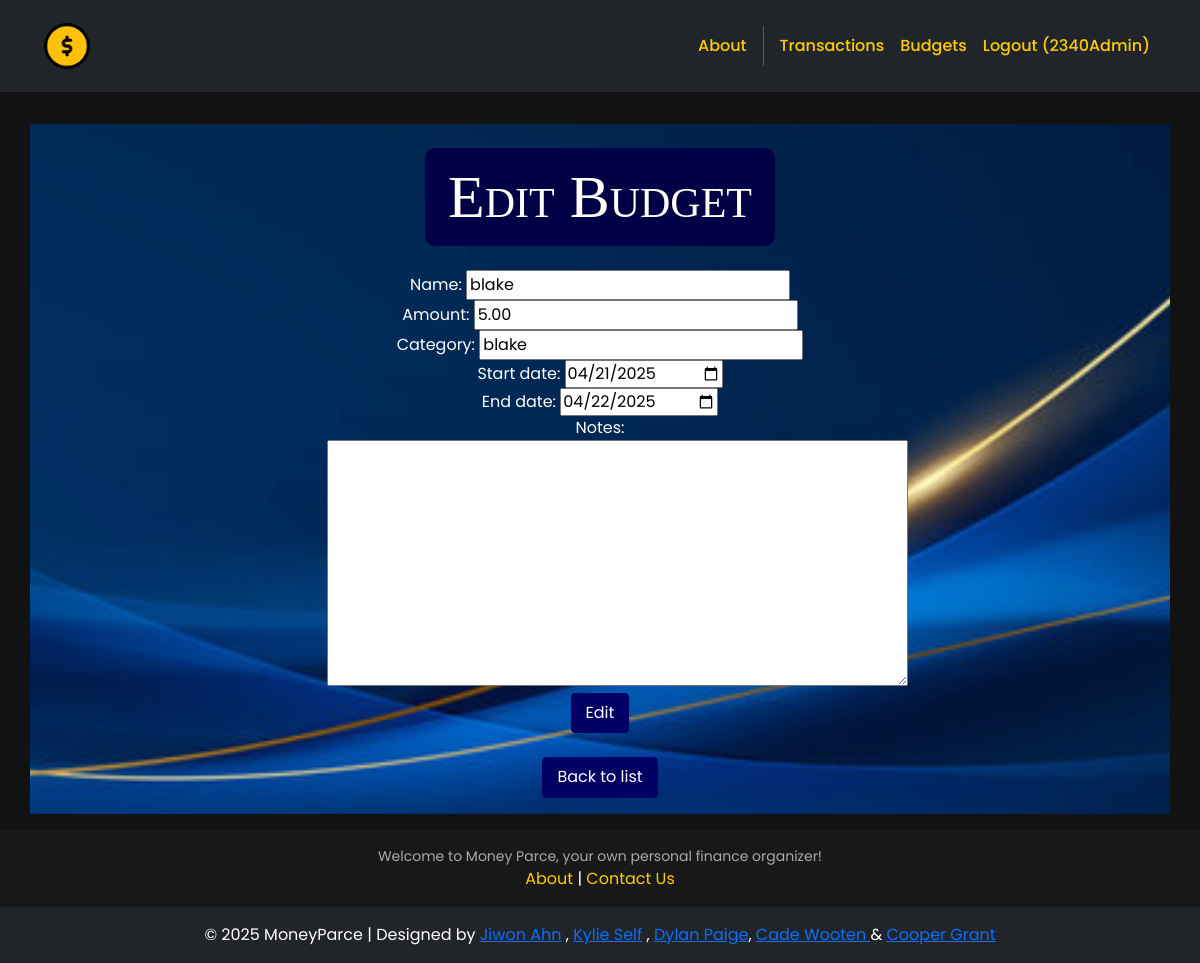
Page /budgets/edit/5/ (signed in) on the committed database.
### budgets/models.py (models this page shows, shortened)
class Budget(models.Model):
    name = models.CharField(max_length=100)
    amount = models.DecimalField(max_digits=10, decimal_places=2)
    category = models.CharField(max_length=50)
    start_date = models.DateField()
    end_date = models.DateField()
    notes = models.TextField(blank=True)

### budgets/views.py (the view)
# urls.py: path('edit/<int:budget_id>/', views.edit_budget, name='edit_budget'),
def edit_budget(request, budget_id):
    budget = get_object_or_404(Budget, id=budget_id)
    if request.method == 'POST':
        form = BudgetForm(request.POST, instance=budget)
        if form.is_valid():
            form.save()
            return redirect('budget_list')
    else:
        form = BudgetForm(instance=budget)
    return render(request, 'budgets/budget_form.html', {'form': form, 'action': 'Edit'})

### budgets/forms.py (shortened to what this page needs)
class BudgetForm(forms.ModelForm):
    class Meta:
        model = Budget
        fields = ['name', 'amount', 'category', 'start_date', 'end_date', 'notes']
        widgets = {
            'start_date': forms.DateInput(attrs={'type': 'date'}),
            'end_date': forms.DateInput(attrs={'type': 'date'}),
        }

### budgets/templates/budgets/budget_form.html (shortened to what this page needs)
{% extends 'base.html' %}
{% block content %}
<div class="p-3">
  <div class="container">
    <div class="row mt-3">
      <div class="col-md-6 mx-auto mb-3">
        <br>
        <h2>{{ action }} Budget</h2>
        <form method="post">
          <br>
          {{ form.as_p }}
          <button class="button-26" type="submit">{{ action }}</button>
        </form>
        <br>
        <a href="{% url 'budget_list' %}">
          <button class="button-26" role="button">
            Back to list
          </button>
        </a>
      </div>
    </div>
  </div>
</div>
{% endblock %}

### moneyparce/templates/base.html (shortened to what this page needs)
<!DOCTYPE html>
<html>
  {% load static %}
  <head>
    <link href="https://cdn.jsdelivr.net/npm/bootstrap@5.3.3/dist/css/bootstrap.min.css" rel="stylesheet">
    <link href="https://cdnjs.cloudflare.com/ajax/libs/font-awesome/6.1.1/css/all.min.css" rel="stylesheet">
    <link rel="stylesheet" type="text/css" href="{% static 'css/style.css' %}">
  </head>
  <body>
    <nav class="p-3 navbar navbar-dark bg-dark navbar-expand-lg">
      <div class="container">
        <a class="navbar-brand" href="{% url 'home.index' %}">
          <img src="{% static 'img/logo.png' %}" alt="Money Parce Logo" height="50" />
        </a>
        <div class="collapse navbar-collapse" id="navbarNavAltMarkup">
          <div class="navbar-nav ms-auto">
            <a class="nav-link" href="{% url 'home.about' %}">About</a>
            {% if user.is_authenticated %}
            <a class="nav-link" href="{% url 'transactions' %}">Transactions</a>
            <a class="nav-link" href="{% url 'budget_list' %}">Budgets</a>
            <a class="nav-link"
              href="{% url 'accounts.logout' %}">Logout ({{user.username }})</a>
            {% endif %}
          </div>
        </div>
      </div>
    </nav>
    <div>
      {% block content %}
      {% endblock content %}
    </div>
    <footer class="p-3 ms-footer">
      <div class="container text-center">
        <p>Welcome to Money Parce, your own personal finance organizer!</p>
        <div>
          <a href="{% url 'home.about' %}">About</a> |
          <a href="mailto:info@moviesstore.com">Contact Us</a>
        </div>
      </div>
    </footer>
    <section class="p-3 ms-footer-bottom bg-dark text-center text-white">
      <span>© 2025 MoneyParce | Designed by <a href="https://www.linkedin.com/in/jiwon-ahn-a4a31b247/" target="_blank">Jiwon Ahn</a> , <a href="https://www.linkedin.com/in/kylie-self-315200290/" target="_blank">Kylie Self</a> , <a href="https://www.linkedin.com/in/dylan-paige-b95b6132b" target="_blank">Dylan Paige</a>, <a href="https://www.linkedin.com/in/cade-wooten-42a609322?utm_source=share&utm_campaign=share_via&utm_content=profile&utm_medium=android_app" target="_blank">Cade Wooten </a> & <a href="https://www.linkedin.com/in/coopergrant1/" target="_blank">Cooper Grant </a></span>
    </section>
  </body>
</html>

### moneyparce/static/css/style.css (style rules this page uses)
body { width: 100%; text-align: center; margin: auto; font-family: "Poppins", sans-serif; background-color: #121212; color: #ffffff; }
.bg-index, .row { background: url("/static/img/background.jpg") no-repeat center center fixed; background-size: cover; }
h2 { text-align: center; margin: auto; border: 3px solid rgb(0, 0, 70); border-radius: 10px; padding: 10px 20px; background-color: rgb(0, 0, 70); font-size: 60px; font-family: "Impact", fantasy; font-variant: small-caps; font-stretch: ultra-expanded; color: #FFFEF6; display: inline-block; }
p { width: 100%; text-align: center; margin: auto; color: #ffffff; }
.navbar a.nav-link { color: #ffcc00 !important; font-weight: 500; transition: color 0.3s ease-in-out; }
.button-26 { appearance: button; background-color: rgb(0, 0, 100); border: 1px solid rgb(0, 0, 100); border-radius: 4px; box-sizing: border-box; color: #FFFFFF; cursor: pointer; font-family: "Poppins", sans-serif; font-size: 16px; line-height: 1.15; overflow: visible; padding: 10px 14px; position: relative; text-align: center; text-transform: none; transition: all 80ms ease-in-out; user-select: none; -webkit-user-select: none; touch-action: manipulation; width: fit-content; }
.ms-footer { background-color: #181818; padding: 30px 0; text-align: center; }
.ms-footer p { color: #aaaaaa; font-size: 14px; }
.ms-footer a { color: #ffcc00; text-decoration: none; }
.ms-footer, a:hover { color: #ffffff; }

### rows in the picture
Budget: name "blake", amount "5.00", category "blake", start_date "04/21/2025", end_date "04/22/2025"

### other values in the picture
{{ user.username }} "2340Admin"
{{ action }} "Edit"
